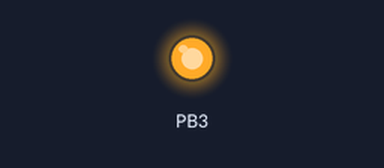
Recording of a program running on a simulated ATmega32, built with avr-gcc and emulated at 8 MHz. Shown: output pins drawn as LEDs (lit = HIGH). Pins used as bus, display or sensor lines are not drawn; what the program prints to the serial monitor is not drawn.

Above: at 0.2 s.
Timing chart, 0 to 1.7 s (numbered marks = the images above):
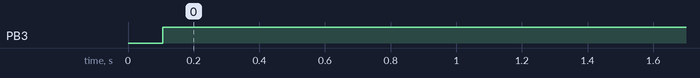

Measured:
- by itself, PB3: LOW → HIGH at 0.11 s

The program:

main.c
```c
/*
 * main.c
 *
 *  Created on: 5 Oct 2015
 *      Author: EmbeddedFab
 */

#include <avr/io.h>
#include <avr/delay.h>
#include <stdio.h>
#include <string.h>
#include "HAL/Nrf24.h"
#include "MCAL/UART.h"


char temp;
char q = 0;
unsigned int i=0;
char data_received[11];
char data_send[11]="Ahmed Saleh";
char tx_address[5] = {0xE7,0xE7,0xE7,0xE7,0xE7};
char rx_address[5] = {0xD7,0xD7,0xD7,0xD7,0xD7};


int main()
{

	init_UART();
	_delay_ms(100);
	UART_SEND_string("System init\r\n");
	init_nrf24();


	/* Channel #2 , payload length: 4 */
	nrf24_config(2,11);

	nrf24_tx_address(tx_address);
	nrf24_rx_address(rx_address);

	UART_SEND_string("Start Prog\r\n");

	while(1)
	{
		i=0;

		while(i<80)
		{

			if(nrf24_dataReady())
			{
				nrf24_getData(data_received);
				UART_SEND_string("Data recieved ----->>  ");

				UART_SendChar(data_received[0]);
				UART_SendChar(data_received[1]);
				UART_SendChar(data_received[2]);
				UART_SendChar(data_received[3]);
				UART_SendChar(data_received[4]);
				UART_SendChar(data_received[5]);
				UART_SendChar(data_received[6]);
				UART_SendChar(data_received[7]);
				UART_SendChar(data_received[8]);
				UART_SendChar(data_received[9]);
				UART_SendChar(data_received[10]);
				UART_SEND_string("\r\n\r\n");
			}

			_delay_ms(100);
			i++;
		}


		UART_SEND_string("send the array\r\n");
		/* Automatically goes to TX mode */
		nrf24_send(data_send);

		/* Wait for transmission to end */
		while(nrf24_isSending());
		UART_SEND_string("transmision has been ended\r\n");

		/* Make analysis on last tranmission attempt */
		temp = nrf24_lastMessageStatus();

		if(temp == NRF24_TRANSMISSON_OK)
		{
			UART_SEND_string("Tranmission went OK\r\n");

		}
		else if(temp == NRF24_MESSAGE_LOST)
		{
			UART_SEND_string("Message is lost ...\r\n");

		}


		/* Retranmission count indicates the tranmission quality */
		temp = nrf24_retransmissionCount();
		UART_SEND_string("Retranmission count:");
		UART_SEND_number(temp);
		UART_SEND_string("\r\n");


		/* Optionally, go back to RX mode ... */
		nrf24_powerUpRx();
		_delay_ms(100);


		/* Or you might want to power down after TX */
		//		 nrf24_powerDown();

		/* Wait a little ... */
		//		_delay_ms(1000);
		UART_SEND_string("End\r\n");
	}
	return 0;
}
```

Nrf24.c
```c
/*
 * Nrf24.c
 *
 *  Created on: Dec 4, 2019
 *      Author: embeddedfab
 */


#include "Nrf24.h"
#include "../MCAL/spi.h"


	void init_nrf24(void)
	{
	SPI_MasterInit();
	DDRB |=(1<<PB3);//PD3 to CE

	DDRB |=(1<<PB4);  // PB4 to CSN


	PORTB &=~(1<<PB3);     //CE
	nrf24_csn_digitalWrite(HIGH);
	}


void nrf24_configRegister(char reg,char value)
{
	nrf24_csn_digitalWrite(LOW);
	SPI_Transmit(W_REGISTER | (REGISTER_MASK & reg));
	SPI_Transmit(value);
	nrf24_csn_digitalWrite(HIGH);
}

void nrf24_csn_digitalWrite(char state)
{
	if(state)
	{
		PORTB |=(1<<PD4);
	}
	else
	{
		PORTB &=~(1<<PD4);
	}
}


void nrf24_config(char channel, char pay_length)
{

	payload_len = pay_length;

	// Set RF channel
	nrf24_configRegister(RF_CH,channel);

	// Set length of incoming payload
	nrf24_configRegister(RX_PW_P0, 0x00); // Auto-ACK pipe ...
	nrf24_configRegister(RX_PW_P1, payload_len); // Data payload pipe
	nrf24_configRegister(RX_PW_P2, 0x00); // Pipe not used
	nrf24_configRegister(RX_PW_P3, 0x00); // Pipe not used
	nrf24_configRegister(RX_PW_P4, 0x00); // Pipe not used
	nrf24_configRegister(RX_PW_P5, 0x00); // Pipe not used


	// 1 Mbps, TX gain: 0dbm
	nrf24_configRegister(RF_SETUP, (0<<RF_DR)|((0x03)<<RF_PWR));

	// CRC enable, 1 byte CRC length
	nrf24_configRegister(CONFIG,nrf24_CONFIG);

	// Auto Acknowledgment
	nrf24_configRegister(EN_AA,(1<<ENAA_P0)|(1<<ENAA_P1)|(0<<ENAA_P2)|(0<<ENAA_P3)|(0<<ENAA_P4)|(0<<ENAA_P5));

	// Enable RX addresses
	nrf24_configRegister(EN_RXADDR,(1<<ERX_P0)|(1<<ERX_P1)|(0<<ERX_P2)|(0<<ERX_P3)|(0<<ERX_P4)|(0<<ERX_P5));

	// Auto retransmit delay: 1000 us and Up to 15 retransmit trials
	nrf24_configRegister(SETUP_RETR,(0x04<<ARD)|(0x0F<<ARC));

	// Dynamic length configurations: No dynamic length
	nrf24_configRegister(DYNPD,(0<<DPL_P0)|(0<<DPL_P1)|(0<<DPL_P2)|(0<<DPL_P3)|(0<<DPL_P4)|(0<<DPL_P5));

	nrf24_powerUpRx();

}


void nrf24_powerUpRx()
{
	nrf24_csn_digitalWrite(LOW);
	SPI_Transmit(FLUSH_RX);
	nrf24_csn_digitalWrite(HIGH);

	nrf24_configRegister(STATUS,(1<<RX_DR)|(1<<TX_DS)|(1<<MAX_RT));

	nrf24_ce_digitalWrite(LOW);
	nrf24_configRegister(CONFIG,nrf24_CONFIG|((1<<PWR_UP)|(1<<PRIM_RX)));
	nrf24_ce_digitalWrite(HIGH);
}


void nrf24_ce_digitalWrite(char state)
{
	if(state)
	{
		PORTB |=(1<<PB3);
	}
	else
	{
		PORTB &=~(1<<PB3);
	}
}


void nrf24_tx_address(char* adr)
{
	/* RX_ADDR_P0 must be set to the sending addr for auto ack to work. */
	nrf24_writeRegister(RX_ADDR_P0,adr,nrf24_ADDR_LEN);
	nrf24_writeRegister(TX_ADDR,adr,nrf24_ADDR_LEN);
}


/* Write to a single register of nrf24 */
void nrf24_writeRegister(char reg, char* value, char len)
{
	nrf24_csn_digitalWrite(LOW);
	SPI_Transmit(W_REGISTER | (REGISTER_MASK & reg));
	nrf24_transmitSync(value,len);
	nrf24_csn_digitalWrite(HIGH);
}

/* send multiple bytes over SPI */
void nrf24_transmitSync(char* dataout,char len)
{
	uint8_t i;

	for(i=0;i<len;i++)
	{
		SPI_Transmit(dataout[i]);
	}

}

void nrf24_transferSync(char* dataout,char* datain,char len)
{
	uint8_t i;

	for(i=0;i<len;i++)
	{
		datain[i] = SPI_Transmit(dataout[i]);
	}

}


void nrf24_rx_address(char * adr)
{
	nrf24_ce_digitalWrite(LOW);
	nrf24_writeRegister(RX_ADDR_P1,adr,nrf24_ADDR_LEN);
	nrf24_ce_digitalWrite(HIGH);
}


// Sends a data package to the default address. Be sure to send the correct
// amount of bytes as configured as payload on the receiver.
void nrf24_send(char* value)
{
	/* Go to Standby-I first */
	nrf24_ce_digitalWrite(LOW);

	/* Set to transmitter mode , Power up if needed */
	nrf24_powerUpTx();

	/* Do we really need to flush TX fifo each time ? */
#if 1
	/* Pull down chip select */
	nrf24_csn_digitalWrite(LOW);

	/* Write cmd to flush transmit FIFO */
	SPI_Transmit(FLUSH_TX);

	/* Pull up chip select */
	nrf24_csn_digitalWrite(HIGH);
#endif

	/* Pull down chip select */
	nrf24_csn_digitalWrite(LOW);

	/* Write cmd to write payload */
	SPI_Transmit(W_TX_PAYLOAD);

	/* Write payload */
	nrf24_transmitSync(value,payload_len);

	/* Pull up chip select */
	nrf24_csn_digitalWrite(HIGH);

	/* Start the transmission */
	nrf24_ce_digitalWrite(HIGH);
}


void nrf24_powerUpTx()
{
	nrf24_configRegister(STATUS,(1<<RX_DR)|(1<<TX_DS)|(1<<MAX_RT));

	nrf24_configRegister(CONFIG,nrf24_CONFIG|((1<<PWR_UP)|(0<<PRIM_RX)));
}


char nrf24_isSending()
{
	char status;

	/* read the current status */
	status = nrf24_getStatus();

	/* if sending successful (TX_DS) or max retries exceded (MAX_RT). */
	if((status & ((1 << TX_DS)  | (1 << MAX_RT))))
	{
		return 0; /* false */
	}

	return 1; /* true */

}


char nrf24_getStatus()
{
	char rv;
	nrf24_csn_digitalWrite(LOW);
	rv = SPI_Transmit(NOP);
	nrf24_csn_digitalWrite(HIGH);
	return rv;
}


char nrf24_lastMessageStatus()
{
	char rv;

	rv = nrf24_getStatus();

	/* Transmission went OK */
	if((rv & ((1 << TX_DS))))
	{
		return NRF24_TRANSMISSON_OK;
	}
	/* Maximum retransmission count is reached */
	/* Last message probably went missing ... */
	else if((rv & ((1 << MAX_RT))))
	{
		return NRF24_MESSAGE_LOST;
	}
	/* Probably still sending ... */
	else
	{
		return 0xFF;
	}
}


/* Returns the number of retransmissions occured for the last message */
char nrf24_retransmissionCount()
{
	char rv;
	nrf24_readRegister(OBSERVE_TX,&rv,1);
	rv = rv & 0x0F;
	return rv;
}

/* Read single register from nrf24 */
void nrf24_readRegister(char reg, char* value, char len)
{
    nrf24_csn_digitalWrite(LOW);
    SPI_Transmit(R_REGISTER | (REGISTER_MASK & reg));
    nrf24_transferSync(value,value,len);
    nrf24_csn_digitalWrite(HIGH);
}


void nrf24_powerDown()
{
    nrf24_ce_digitalWrite(LOW);
    nrf24_configRegister(CONFIG,nrf24_CONFIG);
}


/* Checks if data is available for reading */
/* Returns 1 if data is ready ... */
char nrf24_dataReady()
{
    // See note in getData() function - just checking RX_DR isn't good enough
	char status = nrf24_getStatus();

    // We can short circuit on RX_DR, but if it's not set, we still need
    // to check the FIFO for any pending packets
    if ( status & (1 << RX_DR) )
    {
        return 1;
    }

    return !nrf24_rxFifoEmpty();
}


/* Reads payload bytes into data array */
void nrf24_getData(char* data)
{
    /* Pull down chip select */
    nrf24_csn_digitalWrite(LOW);

    /* Send cmd to read rx payload */
    SPI_Transmit( R_RX_PAYLOAD );

    /* Read payload */
    nrf24_transferSync(data,data,payload_len);

    /* Pull up chip select */
    nrf24_csn_digitalWrite(HIGH);

    /* Reset status register */
    nrf24_configRegister(STATUS,(1<<RX_DR));    //clear flag
}


char nrf24_rxFifoEmpty()
{
	char fifoStatus;

    nrf24_readRegister(FIFO_STATUS,&fifoStatus,1);

    return (fifoStatus & (1 << RX_EMPTY));
}
```

Nrf24.h
```c
/*
 * Nrf24.h
 *
 *  Created on: Dec 4, 2019
 *      Author: embeddedfab
 */

#ifndef NRF24_H_
#define NRF24_H_

#include "nrf24_cnf.h"

#define LOW 0
#define HIGH 1

#define nrf24_ADDR_LEN 5
#define nrf24_CONFIG ((1<<EN_CRC)|(0<<CRCO))

#define NRF24_TRANSMISSON_OK 0
#define NRF24_MESSAGE_LOST   1

char payload_len;

void init_nrf24(void);
void nrf24_csn_digitalWrite(char state);
void nrf24_configRegister(char reg,char value);
void nrf24_config(char channel, char pay_length);
void nrf24_powerUpRx();
void nrf24_ce_digitalWrite(char state);
void nrf24_tx_address(char* adr);
void nrf24_writeRegister(char reg, char* value, char len);
void nrf24_transferSync(char* dataout,char* datain,char len);
void nrf24_transmitSync(char* dataout,char len);
void nrf24_rx_address(char * adr);
void nrf24_powerUpTx();
void nrf24_send(char* value);
char nrf24_isSending();
char nrf24_getStatus();
char nrf24_lastMessageStatus();
char nrf24_retransmissionCount();
void nrf24_readRegister(char reg, char* value, char len);
void nrf24_powerDown();
char nrf24_dataReady();
char nrf24_rxFifoEmpty();
void nrf24_getData(char* data);


#endif /* NRF24_H_ */
```

nrf24_cnf.h
```c
/*
 * nrf24_cnf.h
 *
 *  Created on: Dec 3, 2019
 *      Author: embeddedfab
 */

#ifndef NRF24_CNF_H_
#define NRF24_CNF_H_

/* Memory Map */
#define CONFIG      0x00
#define EN_AA       0x01
#define EN_RXADDR   0x02
#define SETUP_AW    0x03
#define SETUP_RETR  0x04
#define RF_CH       0x05
#define RF_SETUP    0x06
#define STATUS      0x07
#define OBSERVE_TX  0x08
#define CD          0x09
#define RX_ADDR_P0  0x0A
#define RX_ADDR_P1  0x0B
#define RX_ADDR_P2  0x0C
#define RX_ADDR_P3  0x0D
#define RX_ADDR_P4  0x0E
#define RX_ADDR_P5  0x0F
#define TX_ADDR     0x10
#define RX_PW_P0    0x11
#define RX_PW_P1    0x12
#define RX_PW_P2    0x13
#define RX_PW_P3    0x14
#define RX_PW_P4    0x15
#define RX_PW_P5    0x16
#define FIFO_STATUS 0x17
#define DYNPD       0x1C

/* Bit Mnemonics */

/* configuratio nregister */
#define MASK_RX_DR  6
#define MASK_TX_DS  5
#define MASK_MAX_RT 4
#define EN_CRC      3
#define CRCO        2
#define PWR_UP      1
#define PRIM_RX     0

/* enable auto acknowledgment */
#define ENAA_P5     5
#define ENAA_P4     4
#define ENAA_P3     3
#define ENAA_P2     2
#define ENAA_P1     1
#define ENAA_P0     0

/* enable rx addresses */
#define ERX_P5      5
#define ERX_P4      4
#define ERX_P3      3
#define ERX_P2      2
#define ERX_P1      1
#define ERX_P0      0

/* setup of address width */
#define AW          0 /* 2 bits */

/* setup of auto re-transmission */
#define ARD         4 /* 4 bits */
#define ARC         0 /* 4 bits */

/* RF setup register */
#define PLL_LOCK    4
#define RF_DR       3
#define RF_PWR      1 /* 2 bits */

/* general status register */
#define RX_DR       6
#define TX_DS       5
#define MAX_RT      4
#define RX_P_NO     1 /* 3 bits */
#define TX_FULL     0

/* transmit observe register */
#define PLOS_CNT    4 /* 4 bits */
#define ARC_CNT     0 /* 4 bits */

/* fifo status */
#define TX_REUSE    6
#define FIFO_FULL   5
#define TX_EMPTY    4
#define RX_FULL     1
#define RX_EMPTY    0

/* dynamic length */
#define DPL_P0      0
#define DPL_P1      1
#define DPL_P2      2
#define DPL_P3      3
#define DPL_P4      4
#define DPL_P5      5

/* Instruction Mnemonics */
#define R_REGISTER    0x00 /* last 4 bits will indicate reg. address */
#define W_REGISTER    0x20 /* last 4 bits will indicate reg. address */
#define REGISTER_MASK 0x1F
#define R_RX_PAYLOAD  0x61
#define W_TX_PAYLOAD  0xA0
#define FLUSH_TX      0xE1
#define FLUSH_RX      0xE2
#define REUSE_TX_PL   0xE3
#define ACTIVATE      0x50
#define R_RX_PL_WID   0x60
#define NOP           0xFF


#endif /* NRF24_CNF_H_ */
```

UART.c
```c
/*
 * UART.c
 *
 *  Created on: Oct 11, 2019
 *      Author: Nmr
 */
#include <avr/io.h>
#include "UART.h"
#include<stdlib.h>


void init_UART(void)
{
	unsigned int Value_of_UBBR = 0;


	UCSRA=(1<<U2X);
	UCSRB = (1 << RXEN) | (1 << TXEN);
	UCSRC = (1 << URSEL) | (3 << UCSZ0);
	Value_of_UBBR = FOSC/16/BAUD-1;
	UBRRL = 8; //(unsigned int)Value_of_UBBR;
	UBRRH = 0 ;//(unsigned int)(Value_of_UBBR>>8);
}


void UART_SendChar(char data)
{
	while (!( UCSRA & (1<<UDRE))) ;  /* Wait for empty transmit buffer */

	UDR = data;                     /* Put data into buffer, sends the data */
}


char UART_getChar(void)
{
	while (!(UCSRA & (1<<RXC)));   /* Wait until reveived flag set */

	return UDR;                   /* Return data in received buffer */
}


void UART_SEND_string(char *array)
{
	int i=0;
	while(array[i]!='\0')
	{

		UART_SendChar(array[i]);
		i++;
	}

}


void UART_SEND_number(int number)
{
	char buffer[20];

	itoa(number,buffer,10);
	UART_SEND_string(buffer);


}
```

UART.h
```c
/*
 * UART.h
 *
 *  Created on: Oct 11, 2019
 *      Author: Nmr
 */

#ifndef UART_H_
#define UART_H_


#define FOSC 8000000// Clock Speed
#define BAUD 9600

void init_UART(void);
void UART_SendChar(char data);
char UART_getChar(void);
void UART_SEND_string(char *array);
void UART_SEND_number(int number);


#endif /* UART_H_ */
```

spi.c
```c
#include"spi.h"


/*
atmega8 datasheet, page 123
SPCR = SPIE, SPE, DORD, MSTR, CPOL, CPHA, SPR1, SPR0 (D7...D0)
SPSR = SPIF, WCOL, -, -, -, -, -, SPI2x (D7...D0)

SPI2X SPR1 SPR0 SCK_freq
0 0 0 fosc/4
0 0 1 fosc/16
0 1 0 fosc/64
0 1 1 fosc/128
1 0 0 fosc/2
1 0 1 fosc/8
1 1 0 fosc/32
1 1 1 fosc/64
*/

void SPI_MasterInit(void)
{
	DDR_SPI = (1<<DD_MOSI)|(1<<DD_SCK)|(1<<DD_SS); // MOSI, SCK, SS su output
	DDR_SPI &=~(1<<DD_MISO);
	SPCR = (1<<SPE)|(1<<MSTR);			// enable SPI, SPI master
	SPCR |=(1<<SPR0);			// fosc/16


	PORTB &=~(1<<DD_SS);  //active low as a default
}

char SPI_Transmit(char cData)
{

	/* Start transmission */
	SPDR = cData;
	/* Wait for transmission complete */
	while(!(SPSR & (1<<SPIF)));

	return SPDR;	// Za GLCD
}

void SPI_SlaveInit(void)
{
	/* Set MISO output, all others input */
	DDR_SPI = (1<<DD_MISO);
	/* Enable SPI */
	SPCR = (1<<SPE);
}

//char SPI_SlaveReceive(void)
//{
//	/* Wait for reception complete */
//	while(!(SPSR & (1<<SPIF)))
//	;
//	/* Return data register */
//	return SPDR;
//}
```

spi.h
```c
/*
 * spi.h
 *
 *  Created on: Apr 14, 2019
 *      Author: Think
 */

#ifndef SPI_H_
#define SPI_H_

#include <avr/io.h>


#define DD_MOSI	PINB5  //5
#define DD_MISO	PINB6   //6
#define DD_SCK	PINB7   //7
#define DDR_SPI	DDRB
#define DD_SS	PINB4   //4

void SPI_MasterInit(void);
char SPI_Transmit(char cData);
void SPI_SlaveInit(void);
//char SPI_SlaveReceive(void);


#endif /* SPI_H_ */
```
